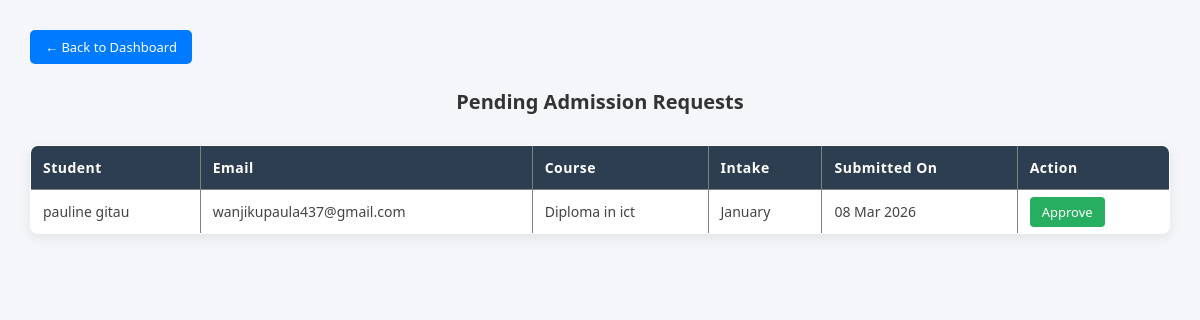
/admin/admission_requests.php (signed in), run on the app's committed database.
### tables this page shows
CREATE TABLE `admission_forms` (
  `id` int(11) NOT NULL,
  `user_id` int(11) NOT NULL,
  `surname` varchar(100) DEFAULT NULL,
  `other_names` varchar(150) DEFAULT NULL,
  `passport_id` varchar(50) DEFAULT NULL,
  `county` varchar(100) DEFAULT NULL,
  `postal_address` varchar(255) DEFAULT NULL,
  `telephone` varchar(50) DEFAULT NULL,
  `email` varchar(150) DEFAULT NULL,
  `phone` varchar(20) DEFAULT NULL,
  `date_of_birth` date DEFAULT NULL,
  `gender` enum('Male','Female') DEFAULT NULL,
  `course_applied` varchar(255) DEFAULT NULL,
  `module` varchar(50) DEFAULT NULL,
  `kcse_grade` varchar(10) DEFAULT NULL,
  `mode_of_study` enum('Full-time','Part-time','Evening') DEFAULT NULL,
  `intake` enum('January','May','September') DEFAULT NULL,
  `status` enum('pending','approved','rejected') DEFAULT 'pending',
  `submitted_at` timestamp NOT NULL DEFAULT current_timestamp(),
  `approved_at` timestamp NULL DEFAULT NULL,
  `id_passport` varchar(50) DEFAULT NULL,
  `crnm_status` varchar(50) DEFAULT NULL,
  `hod_signature` varchar(100) DEFAULT NULL,
  `reviewed_at` datetime DEFAULT NULL,
  `serial_number` varchar(50) DEFAULT NULL,
  `previous_school1` varchar(255) DEFAULT NULL,
  `previous_school2` varchar(255) DEFAULT NULL,
  `created_at` datetime NOT NULL DEFAULT current_timestamp(),
  `registrar_name` varchar(100) DEFAULT NULL,
  `letter_generated_at` datetime DEFAULT NULL
);

CREATE TABLE `users` (
  `id` int(11) NOT NULL,
  `admission_no` varchar(20) DEFAULT NULL,
  `full_name` varchar(255) NOT NULL,
  `email` varchar(255) NOT NULL,
  `password` varchar(255) NOT NULL,
  `gender` enum('Male','Female') NOT NULL,
  `profile_picture` varchar(255) DEFAULT NULL,
  `is_verified` tinyint(1) NOT NULL DEFAULT 0,
  `last_year_of_study` int(11) DEFAULT NULL,
  `created_at` timestamp NOT NULL DEFAULT current_timestamp(),
  `verify_token` varchar(64) DEFAULT NULL,
  `readmission_status` enum('none','pending','approved','rejected') NOT NULL DEFAULT 'none',
  `admission_status` enum('locked','pending','approved') NOT NULL DEFAULT 'locked',
  `readmission_reason` text DEFAULT NULL,
  `readmission_date` date DEFAULT NULL,
  `readmission_applied_at` datetime DEFAULT NULL,
  `role` enum('student','admin') NOT NULL DEFAULT 'student'
);

### admin/admission_requests.php (the view, shortened to what this page needs)
<?php
require_once '../includes/db.php';
$stmt = $pdo->query("
    SELECT
        af.id,
        u.full_name,
        u.email,
        af.course_applied,
        af.intake,
        af.created_at
    FROM admission_forms af
    JOIN users u ON af.user_id = u.id
    WHERE af.status = 'pending'
    ORDER BY af.created_at ASC
");
$admissions = $stmt->fetchAll(PDO::FETCH_ASSOC);
?>
<!DOCTYPE html>
<html>
<head>
<link rel="stylesheet" href="../css/style.css">
<link rel="stylesheet" href="../css/admission_requests.css">
</head>
<body>
<a href="dashboard.php" class="back-btn">← Back to Dashboard</a>
<h2>Pending Admission Requests</h2>
<?php if (!$admissions): ?>
<p>No pending admission requests.</p>
<?php else: ?>
<table border="1" cellpadding="8">
<tr>
    <th>Student</th>
    <th>Email</th>
    <th>Course</th>
    <th>Intake</th>
    <th>Submitted On</th>
    <th>Action</th>
</tr>
<?php foreach ($admissions as $a): ?>
<tr>
<td><?= htmlspecialchars($a['full_name']) ?></td>
<td><?= htmlspecialchars($a['email']) ?></td>
<td><?= htmlspecialchars($a['course_applied']) ?></td>
<td><?= htmlspecialchars($a['intake']) ?></td>
<td><?= date('d M Y', strtotime($a['created_at'])) ?></td>
<td>
    <a href="approve_admission.php?id=<?= $a['id'] ?>">Approve</a>
</td>
</tr>
<?php endforeach; ?>
</table>
<?php endif; ?>
</body>
</html>

### css/style.css (style rules this page uses)
h2 { margin-bottom: 15px; font-size: 1.4rem; color: #111; }
:root { --bg-img: url('/mnt/data/6bf472c0-9031-452f-a96d-4b68355772a1.png'); --accent: #1e63ff; --accent-2: #0c45d6; --card-bg: rgba(12,14,22,0.88); --muted: #b9c0d6; --glass: rgba(255,255,255,0.04); }
html,body { height:100%; }
h2 { color: black; font-size:20px; margin:4px 0 14px; text-align:center; }

### css/admission_requests.css (style rules this page uses)
body { font-family: 'Segoe UI', Tahoma, Geneva, Verdana, sans-serif; background-color: #f4f6f9; margin: 0; padding: 30px; }
h2 { text-align: center; margin-bottom: 30px; color: #333; }
table { width: 100%; border-collapse: collapse; background: #ffffff; box-shadow: 0 4px 12px rgba(0, 0, 0, 0.08); border-radius: 8px; overflow: hidden; }
th { background-color: #2c3e50; color: #ffffff; text-align: left; padding: 12px; font-size: 14px; letter-spacing: 0.5px; }
td { padding: 12px; border-bottom: 1px solid #eeeeee; font-size: 14px; color: #444; }
a { text-decoration: none; padding: 6px 12px; background-color: #27ae60; color: white; border-radius: 4px; font-size: 13px; transition: 0.3s ease; }

### admin/admission_requests.php (style rules this page uses)
.back-btn { display: inline-block; margin-bottom: 20px; padding: 8px 15px; background: #007bff; color: white; text-decoration: none; border-radius: 5px; }

### data on the page
admission_forms: user.full_name "pauline gitau", user.email "wanjikupaula437@gmail.com", course_applied "Diploma in ict", intake "January", created_at "08 Mar 2026"
